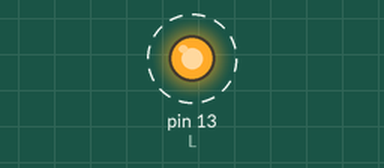
A sketch run on a simulated Arduino Uno, built with avr-gcc and run on an emulated ATmega328P. Parts: output pins drawn as LEDs (lit = HIGH). Dashed ring = blinking.

Above: at 0.5 s.
Timing chart, 0 to 4.6 s (numbered marks = the images above):
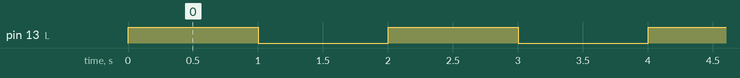

Measured:
- by itself, pin 13 (L): alternates HIGH for 1.0 s and LOW for 1.0 s

The sketch:

sketch_jun15a.ino
```cpp
int L=13;


void setup()
{
  // put your setup code here, to run once:
pinMode(L,OUTPUT);

}

void loop() {
  // put your main code here, to run repeatedly:
digitalWrite(L,HIGH);
delay(1000);
digitalWrite(L,LOW);
delay(1000);
}
```
